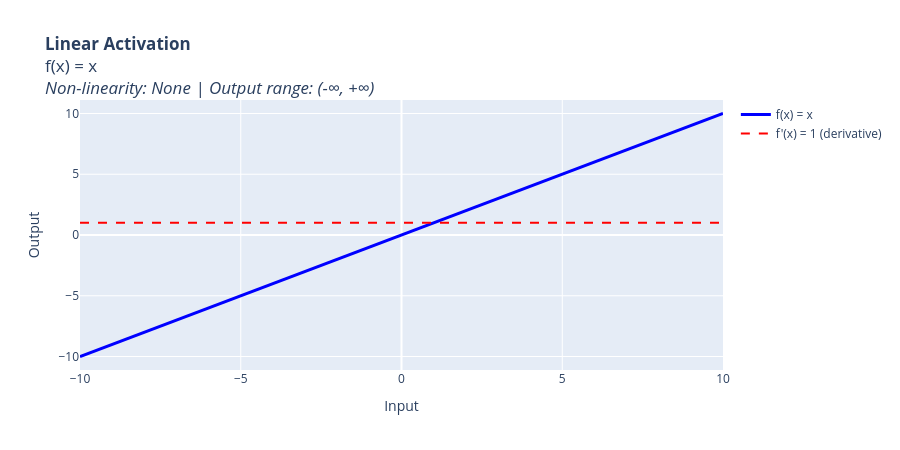
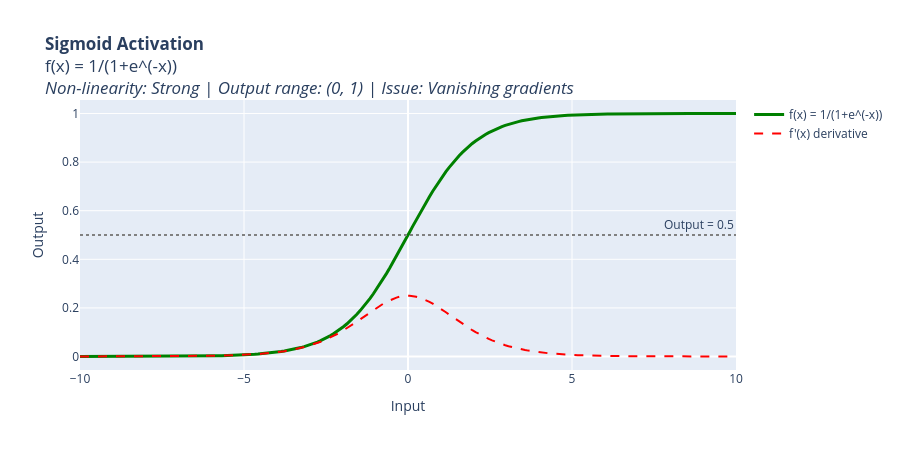
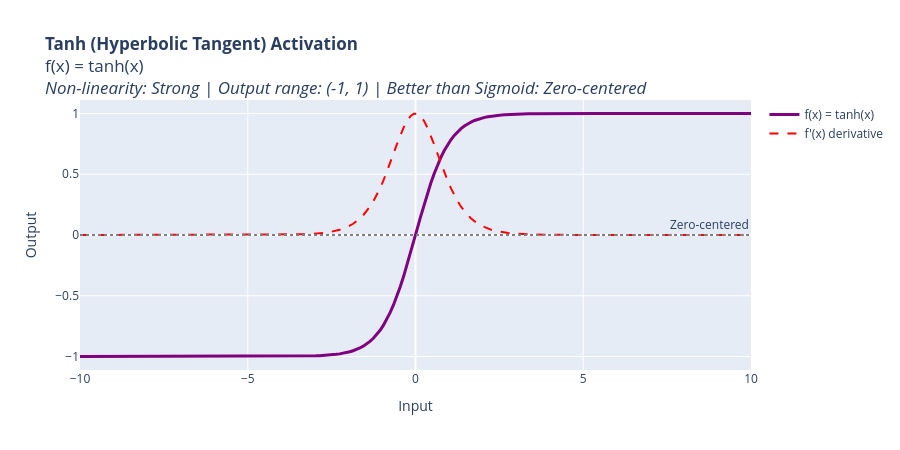
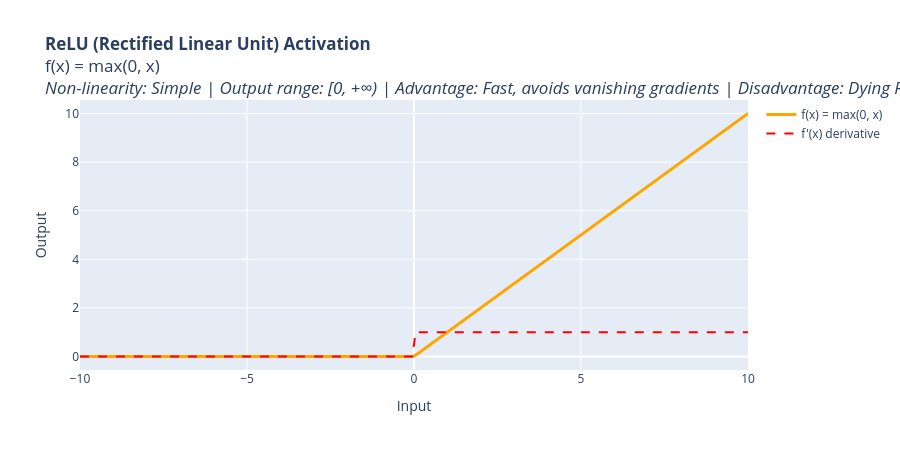

Notebook source saved alongside these figures, in order:
### Markdown cell above
## Mathematical Intuition of Activation Functions

Each activation function has unique properties that affect how neural networks learn:

- **Linear**: f(x) = x | No non-linearity; limited learning capacity
- **Sigmoid**: f(x) = 1/(1+e^(-x)) | Outputs between 0-1; smooth curve; prone to vanishing gradients
- **Tanh**: f(x) = tanh(x) | Outputs between -1 to 1; zero-centered; better than sigmoid
- **ReLU**: f(x) = max(0,x) | Outputs 0 or x; fast computation; allows some gradients to die
- **Softmax**: Converts outputs to probability distribution; used in multi-class classification

The **derivative** (gradient) of each function determines how well the network learns during backpropagation.

### Code cell
# Compute derivatives for each activation function
def sigmoid_derivative(x):
    s = sigmoid(x)
    return s * (1 - s)

def tanh_derivative(x):
    return 1 - np.tanh(x)**2

def relu_derivative(x):
    return np.where(x > 0, 1, 0)

# Create individual plots with derivatives
x = np.linspace(-10, 10, 200)

# 1. Linear Function
fig1 = go.Figure()
fig1.add_trace(go.Scatter(x=x, y=linear(x), mode='lines', name='f(x) = x', 
                          line=dict(color='blue', width=3)))
fig1.add_trace(go.Scatter(x=x, y=np.ones_like(x), mode='lines', name="f'(x) = 1 (derivative)", 
                          line=dict(color='red', width=2, dash='dash')))
fig1.update_layout(title='<b>Linear Activation</b><br>f(x) = x<br><i>Non-linearity: None | Output range: (-∞, +∞)</i>',
                   xaxis_title='Input', yaxis_title='Output', hovermode='x unified', height=450)
fig1.show()

# 2. Sigmoid Function
fig2 = go.Figure()
fig2.add_trace(go.Scatter(x=x, y=sigmoid(x), mode='lines', name='f(x) = 1/(1+e^(-x))', 
                          line=dict(color='green', width=3)))
fig2.add_trace(go.Scatter(x=x, y=sigmoid_derivative(x), mode='lines', name="f'(x) derivative", 
                          line=dict(color='red', width=2, dash='dash')))
fig2.add_hline(y=0.5, line_dash="dot", line_color="gray", annotation_text="Output = 0.5")
fig2.update_layout(title='<b>Sigmoid Activation</b><br>f(x) = 1/(1+e^(-x))<br><i>Non-linearity: Strong | Output range: (0, 1) | Issue: Vanishing gradients</i>',
                   xaxis_title='Input', yaxis_title='Output', hovermode='x unified', height=450)
fig2.show()

# 3. Tanh Function
fig3 = go.Figure()
fig3.add_trace(go.Scatter(x=x, y=tanh(x), mode='lines', name='f(x) = tanh(x)', 
                          line=dict(color='purple', width=3)))
fig3.add_trace(go.Scatter(x=x, y=tanh_derivative(x), mode='lines', name="f'(x) derivative", 
                          line=dict(color='red', width=2, dash='dash')))
fig3.add_hline(y=0, line_dash="dot", line_color="gray", annotation_text="Zero-centered")
fig3.update_layout(title='<b>Tanh (Hyperbolic Tangent) Activation</b><br>f(x) = tanh(x)<br><i>Non-linearity: Strong | Output range: (-1, 1) | Better than Sigmoid: Zero-centered</i>',
                   xaxis_title='Input', yaxis_title='Output', hovermode='x unified', height=450)
fig3.show()

# 4. ReLU Function
fig4 = go.Figure()
fig4.add_trace(go.Scatter(x=x, y=relu(x), mode='lines', name='f(x) = max(0, x)', 
                          line=dict(color='orange', width=3)))
fig4.add_trace(go.Scatter(x=x, y=relu_derivative(x), mode='lines', name="f'(x) derivative", 
                          line=dict(color='red', width=2, dash='dash')))
fig4.update_layout(title='<b>ReLU (Rectified Linear Unit) Activation</b><br>f(x) = max(0, x)<br><i>Non-linearity: Simple | Output range: [0, +∞) | Advantage: Fast, avoids vanishing gradients | Disadvantage: Dying ReLU</i>',
                   xaxis_title='Input', yaxis_title='Output', hovermode='x unified', height=450)
fig4.show()

# 5. Softmax (visualized with multiple inputs)
fig5 = go.Figure()
x_softmax = np.array([-2, -1, 0, 1, 2])
softmax_out = softmax(x_softmax)
fig5.add_trace(go.Bar(x=x_softmax, y=softmax_out, name='Softmax Output', 
                      marker=dict(color='cyan')))
fig5.update_layout(title='<b>Softmax Activation</b><br>Converts outputs to probability distribution<br><i>Use: Multi-class classification | Output: Sum = 1.0 | Range: (0, 1)</i>',
                   xaxis_title='Input Values', yaxis_title='Probability', height=450)
fig5.show()

### Figure 1 — Plotly figure (JSON) as saved in the notebook; plotly's stock layout.template omitted (floating-point values rounded to 4 significant figures; data arrays with more than 128 entries replaced by an {"elided": "..."} marker saying what was removed)
{"data": [{"line": {"color": "blue", "width": 3}, "mode": "lines", "name": "f(x) = x", "type": "scatter", "x": {"elided": "200 float values"}, "y": {"elided": "200 float values"}}, {"line": {"color": "red", "dash": "dash", "width": 2}, "mode": "lines", "name": "f'(x) = 1 (derivative)", "type": "scatter", "x": {"elided": "200 float values"}, "y": {"elided": "200 float values"}}], "layout": {"height": 450, "hovermode": "x unified", "title": {"text": "<b>Linear Activation</b><br>f(x) = x<br><i>Non-linearity: None | Output range: (-∞, +∞)</i>"}, "xaxis": {"title": {"text": "Input"}}, "yaxis": {"title": {"text": "Output"}}}}

### Figure 2 — Plotly figure (JSON) as saved in the notebook; plotly's stock layout.template omitted (floating-point values rounded to 4 significant figures; data arrays with more than 128 entries replaced by an {"elided": "..."} marker saying what was removed)
{"data": [{"line": {"color": "green", "width": 3}, "mode": "lines", "name": "f(x) = 1/(1+e^(-x))", "type": "scatter", "x": {"elided": "200 float values"}, "y": {"elided": "200 float values"}}, {"line": {"color": "red", "dash": "dash", "width": 2}, "mode": "lines", "name": "f'(x) derivative", "type": "scatter", "x": {"elided": "200 float values"}, "y": {"elided": "200 float values"}}], "layout": {"annotations": [{"showarrow": false, "text": "Output = 0.5", "x": 1, "xanchor": "right", "xref": "x domain", "y": 0.5, "yanchor": "bottom", "yref": "y"}], "height": 450, "hovermode": "x unified", "shapes": [{"line": {"color": "gray", "dash": "dot"}, "type": "line", "x0": 0, "x1": 1, "xref": "x domain", "y0": 0.5, "y1": 0.5, "yref": "y"}], "title": {"text": "<b>Sigmoid Activation</b><br>f(x) = 1/(1+e^(-x))<br><i>Non-linearity: Strong | Output range: (0, 1) | Issue: Vanishing gradients</i>"}, "xaxis": {"title": {"text": "Input"}}, "yaxis": {"title": {"text": "Output"}}}}

### Figure 3 — Plotly figure (JSON) as saved in the notebook; plotly's stock layout.template omitted (floating-point values rounded to 4 significant figures; data arrays with more than 128 entries replaced by an {"elided": "..."} marker saying what was removed)
{"data": [{"line": {"color": "purple", "width": 3}, "mode": "lines", "name": "f(x) = tanh(x)", "type": "scatter", "x": {"elided": "200 float values"}, "y": {"elided": "200 float values"}}, {"line": {"color": "red", "dash": "dash", "width": 2}, "mode": "lines", "name": "f'(x) derivative", "type": "scatter", "x": {"elided": "200 float values"}, "y": {"elided": "200 float values"}}], "layout": {"annotations": [{"showarrow": false, "text": "Zero-centered", "x": 1, "xanchor": "right", "xref": "x domain", "y": 0, "yanchor": "bottom", "yref": "y"}], "height": 450, "hovermode": "x unified", "shapes": [{"line": {"color": "gray", "dash": "dot"}, "type": "line", "x0": 0, "x1": 1, "xref": "x domain", "y0": 0, "y1": 0, "yref": "y"}], "title": {"text": "<b>Tanh (Hyperbolic Tangent) Activation</b><br>f(x) = tanh(x)<br><i>Non-linearity: Strong | Output range: (-1, 1) | Better than Sigmoid: Zero-centered</i>"}, "xaxis": {"title": {"text": "Input"}}, "yaxis": {"title": {"text": "Output"}}}}

### Figure 4 — Plotly figure (JSON) as saved in the notebook; plotly's stock layout.template omitted (floating-point values rounded to 4 significant figures; data arrays with more than 128 entries replaced by an {"elided": "..."} marker saying what was removed)
{"data": [{"line": {"color": "orange", "width": 3}, "mode": "lines", "name": "f(x) = max(0, x)", "type": "scatter", "x": {"elided": "200 float values"}, "y": {"elided": "200 float values"}}, {"line": {"color": "red", "dash": "dash", "width": 2}, "mode": "lines", "name": "f'(x) derivative", "type": "scatter", "x": {"elided": "200 float values"}, "y": {"elided": "200 int values"}}], "layout": {"height": 450, "hovermode": "x unified", "title": {"text": "<b>ReLU (Rectified Linear Unit) Activation</b><br>f(x) = max(0, x)<br><i>Non-linearity: Simple | Output range: [0, +∞) | Advantage: Fast, avoids vanishing gradients | Disadvantage: Dying ReLU</i>"}, "xaxis": {"title": {"text": "Input"}}, "yaxis": {"title": {"text": "Output"}}}}
